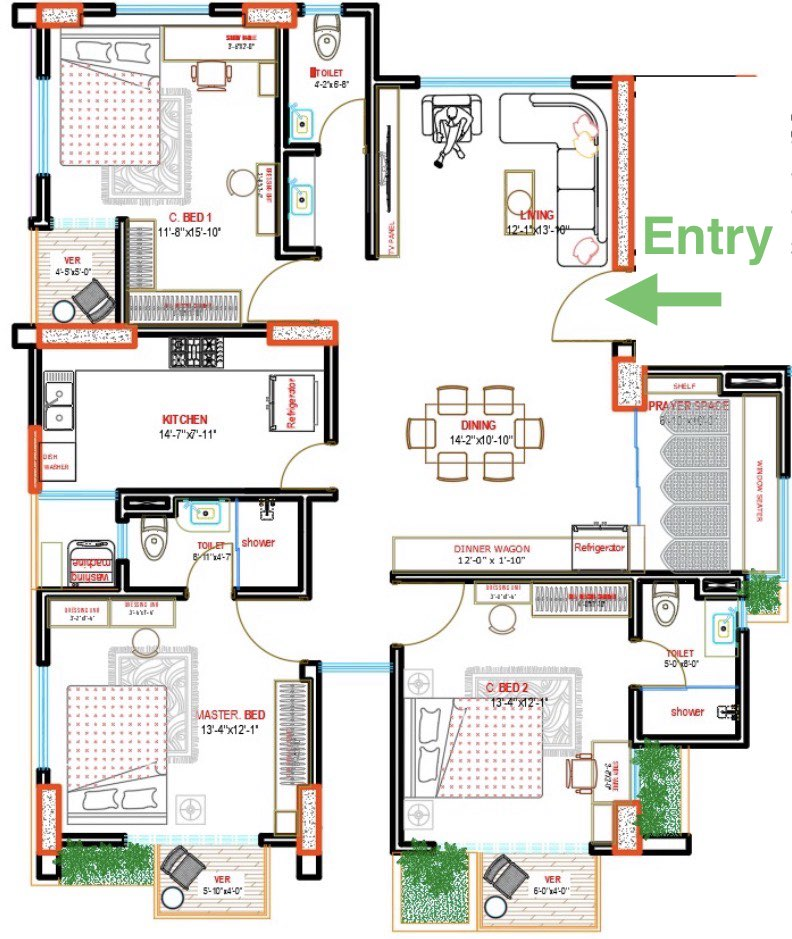
#> input picture linden/ref/floorplan.jpg, 792 x 939 px
$ python trace.py
#> lines starting #> are read from the running program, lines starting #| are printed output that depends on the picture
"""Trace of ref/floorplan.jpg -> plan.json (metres) + orange overlay for checking.

All geometry is entered in drawing pixels (x right, y down), read off the wall/glazing
masks with tools/probe.py. The pixel->metre scale is fitted by least squares to the room
dimensions printed on the sheet (clear inside-face distances).

Plan frame: +X east, +Y north, origin at the outer south-west corner of the master wing.
"""
import json, math, os, sys
from PIL import Image, ImageDraw

HERE = os.path.dirname(os.path.abspath(__file__))
ROOT = os.path.dirname(HERE)

def ft(f, i=0):
    return (f * 12 + i) * 0.0254

# ---------------------------------------------------------------- scale fit
# (label, printed metres, measured clear pixels, how measured)
DIMS = [
    ("C. Bed 1 E-W 11'-8\"",   ft(11, 8),  276 - 49,  "x 49..276"),
    ("C. Bed 1 N-S 15'-10\"",  ft(15, 10), 327 - 14,  "y 14..327"),
    ("Kitchen E-W 14'-7\"",    ft(14, 7),  324 - 42,  "x 42..324"),
    ("Kitchen N-S 7'-11\"",    ft(7, 11),  488 - 340, "y 340..488"),
    ("Master E-W 13'-4\"",     ft(13, 4),  308 - 49,  "x 49..308"),
    ("Master N-S 12'-1\"",     ft(12, 1),  833 - 598, "y 598..833"),
    ("C. Bed 2 N-S 13'-4\"",   ft(13, 4),  842 - 583, "y 583..842"),
    ("C. Bed 2 E-W 12'-1\"",   ft(12, 1),  629 - 402, "x 402..629"),
    ("Living E-W 12'-1\"",     ft(12, 1),  612 - 378, "x 378..612"),
    ("Dining E-W 14'-2\"",     ft(14, 2),  612 - 337, "x 337..612"),
    ("Toilet 1 E-W 4'-2\"",    ft(4, 2),   365 - 288, "x 288..365"),
    ("Toilet 1 N-S 6'-8\"",    ft(6, 8),   143 - 14,  "y 14..143"),
    ("C.Bed2 Ver 6'-0\"",      ft(6, 0),   601 - 478, "x 478..601"),
    ("Master Ver 5'-10\"",     ft(5, 10),  268 - 155, "x 155..268"),
]
S = sum(px * m for _, m, px, _ in DIMS) / sum(m * m for _, m, px, _ in DIMS)  # px per metre
X0, Y0 = 37, 852  # outer SW corner (px)

def P(x, y):
    return [round((x - X0) / S, 4), round((Y0 - y) / S, 4)]

# ---------------------------------------------------------------- heights (m)
WALL_H = 3.0
DOOR_H = 2.1
TYPES = {
    "window":       dict(sill=0.9, head=2.1),
    "high_window":  dict(sill=1.5, head=2.1),   # toilets
    "sliding_door": dict(sill=0.0, head=2.1),   # glazed doors to verandas
    "door":         dict(sill=0.0, head=DOOR_H),
    "entry_door":   dict(sill=0.0, head=2.2),
    "opening":      dict(sill=0.0, head=2.2),   # doorless archway
}

# ---------------------------------------------------------------- walls (px centre lines)
EXT, INT, THIN = 13, 12, 9
W = []          # (id, x0, y0, x1, y1, thickness_px, exterior)
def wall(i, a, b, t=INT, ext=False):
    W.append((i, a[0], a[1], b[0], b[1], t, ext))

# north edge
wall("N1_bed1_top",      (37, 8),    (302, 8),    10, True)
wall("N2_toilet_top",    (302, 8),   (378, 8),    10, True)
wall("N3_living_top",    (365, 82),  (632, 82),   EXT, True)
# C. Bed 1 / toilet / living west
wall("V1_bed1_west",     (43, 8),    (43, 229),   EXT, True)
wall("H1_bed1_ver",      (37, 222),  (126, 222),  EXT, True)
wall("V2_ver1_east",     (120, 222), (120, 333),  INT, True)
wall("V3_bed1_east",     (282, 8),   (282, 333),  EXT)
wall("H2_toilet_basin",  (282, 149), (365, 149),  INT)
wall("H3_basin_south",   (282, 252), (365, 252),  EXT)
wall("V4_tv_wall",       (371.5, 8), (371.5, 258), EXT)
# living east / entry / prayer
wall("V5_living_east",   (622, 76),  (622, 410),  20, True)
wall("H4_prayer_top",    (632, 370), (788, 370),  9, True)
wall("V6_prayer_east",   (784.5, 366), (784.5, 583), 10, True)
# kitchen
wall("H5_kitchen_top",   (37, 333),  (337, 333),  EXT)
wall("V7_kitchen_west",  (37, 327),  (37, 498),   EXT, True)
wall("V8_kitchen_east",  (331, 333), (331, 500),  EXT)
wall("H6_kitchen_south", (37, 494.5), (337, 494.5), EXT)
# master toilet / utility
wall("V9_mtoilet_west",  (121, 494), (121, 592),  EXT)
wall("H7_master_top",    (37, 592),  (318, 592),  INT)
wall("V10_master_east",  (312, 494), (312, 846),  EXT, True)
# master bed
wall("V11_master_west",  (43, 586),  (43, 846),   EXT, True)
wall("H8_master_south",  (37, 840),  (318, 840),  EXT, True)
# hall south / C. Bed 2
wall("H9_hall_south",    (390, 578.5), (788, 578.5), 10)
wall("V12_bed2_west",    (395.5, 573), (395.5, 851), 11, True)
wall("H10_bed2_south",   (390, 846), (641, 846),  EXT, True)
wall("V13_bed2_east",    (635, 573), (635, 851),  EXT, True)
wall("V14_toilet2_east", (741.5, 573), (741.5, 748), EXT, True)
wall("H11_toilet2_south",(629, 741), (748, 741),  EXT, True)

# ---------------------------------------------------------------- columns (px rects)
COLS = [(38, 2, 80, 25), (243, 2, 298, 25), (612, 76, 632, 268), (30, 321, 136, 347),
        (268, 321, 337, 345), (28, 425, 41, 490), (612, 340, 645, 410), (36, 783, 60, 852),
        (298, 783, 320, 852), (613, 800, 641, 852)]

# ---------------------------------------------------------------- openings (wall, a, b along wall, type, name)
O = [
    ("N1_bed1_top", 117, 207, "window", "C. Bed 1 north window"),
    ("N2_toilet_top", 305, 340, "high_window", "Toilet 1 window"),
    ("V1_bed1_west", 80, 172, "window", "C. Bed 1 west window"),
    ("H1_bed1_ver", 50, 116, "sliding_door", "C. Bed 1 veranda door"),
    ("V3_bed1_east", 262, 320, "door", "C. Bed 1 door"),
    ("H2_toilet_basin", 322, 363, "door", "Toilet 1 door"),
    ("H3_basin_south", 322, 365, "opening", "Basin area arch"),
    ("N3_living_top", 422, 569, "window", "Living window"),
    ("V5_living_east", 270, 340, "entry_door", "Entry door"),
    ("V6_prayer_east", 479, 572, "window", "Prayer window"),
    ("V8_kitchen_east", 446, 488, "door", "Kitchen door"),
    ("H6_kitchen_south", 44, 114, "sliding_door", "Kitchen utility door"),
    ("V9_mtoilet_west", 525, 557, "high_window", "Master toilet window"),
    ("H7_master_top", 188, 230, "door", "Master toilet door"),
    ("V10_master_east", 600, 658, "door", "Master door"),
    ("V11_master_west", 668, 767, "window", "Master west window"),
    ("H8_master_south", 130, 258, "sliding_door", "Master veranda door"),
    ("V12_bed2_west", 585, 643, "door", "C. Bed 2 door"),
    ("V12_bed2_west", 852, 852, None, None),  # placeholder removed below
    ("H10_bed2_south", 475, 588, "sliding_door", "C. Bed 2 veranda door (back doors)"),
    ("V13_bed2_east", 642, 684, "door", "Toilet 2 door"),
    ("V13_bed2_east", 765, 797, "window", "C. Bed 2 east window"),
    ("V14_toilet2_east", 600, 627, "high_window", "Toilet 2 window"),
]
O = [o for o in O if o[3]]

# door leaves, read from the swing arcs: hinge end (px y or x along the wall) and the
# plan direction the open leaf points (+x east, +y north)
SWING = {
    "Entry door": (340, (-1, 0)),
    "C. Bed 1 door": (262, (-1, 0)),
    "Toilet 1 door": (363, (0, 1)),
    "Kitchen door": (488, (-1, 0)),
    "Master toilet door": (188, (0, 1)),
    "Master door": (658, (-1, 0)),
    "C. Bed 2 door": (643, (1, 0)),
    "Toilet 2 door": (642, (1, 0)),
}

# hall south window sits in the gap between master and bed2 wings: model as a short wall
wall("H12_hall_window",  (318, 666), (390, 666), 10, True)
O.append(("H12_hall_window", 322, 389, "window", "Hall south window"))

# glass partitions (px centre lines)
GLASS = [("Prayer screen", (636, 410), (636, 573), 1.0, 2.4),
         ("Master shower glass", (237, 501), (237, 587), 0.0, 2.1),
         ("Toilet 2 shower glass", (641, 688), (736, 688), 0.0, 2.1)]

# ---------------------------------------------------------------- rooms (px polygons, inside faces)
R = [
    ("C. Bed 1", "bedroom", [(49, 14), (276, 14), (276, 327), (126, 327), (126, 228), (49, 228)]),
    ("Toilet 1", "bath", [(288, 14), (365, 14), (365, 143), (288, 143)]),
    ("Basin Area", "bath", [(288, 155), (365, 155), (365, 246), (288, 246)]),
    ("Living", "living", [(378, 88), (616, 88), (616, 340), (378, 340)]),
    ("Lobby", "living", [(288, 258), (378, 258), (378, 340), (337, 340), (337, 327), (288, 327)]),
    ("Dining", "dining", [(337, 340), (616, 340), (616, 410), (632, 410), (632, 573), (337, 573)]),
    ("Corridor", "dining", [(318, 573), (390, 573), (390, 661), (318, 661)]),
    ("Prayer Space", "prayer", [(640, 375), (779, 375), (779, 573), (640, 573)]),
    ("Kitchen", "kitchen", [(43, 340), (324, 340), (324, 488), (43, 488)]),
    ("Utility", "outdoor", [(40, 501), (115, 501), (115, 586), (40, 586)]),
    ("Master Toilet", "bath", [(128, 501), (305, 501), (305, 586), (128, 586)]),
    ("Master Bed", "bedroom", [(49, 598), (305, 598), (305, 833), (49, 833)]),
    ("C. Bed 2", "bedroom", [(402, 584), (628, 584), (628, 839), (402, 839)]),
    ("Toilet 2", "bath", [(642, 584), (735, 584), (735, 734), (642, 734)]),
    ("C. Bed 1 Veranda", "patio", [(40, 229), (114, 229), (114, 321), (40, 321)]),
    ("Master Veranda", "patio", [(155, 847), (268, 847), (268, 917), (155, 917)]),
    ("Patio (C. Bed 2 Veranda)", "patio", [(478, 853), (601, 853), (601, 929), (478, 929)]),
]
# full-height wall fins / returns drawn outside the main walls (px rects)
FINS = [(12, 3, 38, 14), (12, 323, 38, 345), (37, 852, 60, 880), (298, 852, 320, 880), (641, 842, 690, 853)]
# 1.0 m balustrades on verandas and the utility balcony (px polylines)
RAILS = [("Utility rail", [(37, 498), (37, 588)]),
         ("C. Bed 1 veranda rail", [(37, 229), (37, 322)]),
         ("Master veranda rail", [(155, 846), (155, 917), (268, 917), (268, 846)]),
         ("Patio rail", [(478, 853), (478, 929), (601, 929), (601, 853)])]
PLANTERS = [(60, 846, 152, 890), (396, 853, 478, 929), (641, 748, 690, 846), (742, 578, 786, 612)]

# ---------------------------------------------------------------- build plan.json
def wall_len(w):
    return math.hypot(w[3] - w[1], w[4] - w[2])

def build():
    walls = []
    wmap = {w[0]: w for w in W}
    for i, x0, y0, x1, y1, t, ext in W:
        walls.append({"id": i, "a": P(x0, y0), "b": P(x1, y1), "thickness": round(t / S, 3),
                      "height": WALL_H, "exterior": ext})
    openings = []
    for wid, a, b, typ, name in O:
        w = wmap[wid]
        horiz = abs(w[4] - w[2]) < abs(w[3] - w[1])
        if horiz:
            pa, pb = P(a, w[2]), P(b, w[2])
            s0 = (min(a, b) - min(w[1], w[3])) / S
        else:
            pa, pb = P(w[1], a), P(w[1], b)
            s0 = (min(a, b) - min(w[2], w[4])) / S
        # offset measured from the wall's start point "a"
        start_px = (w[1], w[2])
        d_a = math.hypot(pa[0] - P(*start_px)[0], pa[1] - P(*start_px)[1])
        d_b = math.hypot(pb[0] - P(*start_px)[0], pb[1] - P(*start_px)[1])
        h = TYPES[typ]
        extra = {}
        if name in SWING:
            hp, sw = SWING[name]
            extra = {"hinge": P(hp, w[2]) if horiz else P(w[1], hp), "swing": list(sw)}
        openings.append({**extra, "wall": wid, "type": typ, "name": name,
                         "a": pa, "b": pb,
                         "offset": round(min(d_a, d_b), 3), "width": round(abs(d_b - d_a), 3),
                         "sill": h["sill"], "height": round(h["head"] - h["sill"], 3)})
    plan = {
        "name": "Fennrow Homes - The Linden",
        "units": "metres",
        "frame": "+X east, +Y north, origin at outer SW corner; heights from finished floor",
        "source": "ref/floorplan.jpg",
        "scale": {"px_per_m": round(S, 3), "origin_px": [X0, Y0],
                  "fit": [{"dim": l, "printed_m": round(m, 3), "traced_m": round(px / S, 3),
                           "error_cm": round((px / S - m) * 100, 1)} for l, m, px, _ in DIMS]},
        "storey": {"floor_to_ceiling": WALL_H, "slab": 0.15},
        "walls": walls,
        "openings": openings,
        "glass_partitions": [{"name": n, "a": P(*a), "b": P(*b), "sill": s, "height": h} for n, a, b, s, h in GLASS],
        "columns": [{"min": P(x0, y1), "max": P(x1, y0)} for x0, y0, x1, y1 in COLS],
        "rooms": [{"name": n, "use": u, "polygon": [P(x, y) for x, y in poly],
                   "area_m2": round(abs(sum(P(*poly[i])[0] * P(*poly[i - 1])[1] - P(*poly[i - 1])[0] * P(*poly[i])[1]
                                             for i in range(len(poly)))) / 2, 2)} for n, u, poly in R],
        "fins": [{"min": P(x0, y1), "max": P(x1, y0)} for x0, y0, x1, y1 in FINS],
        "railings": [{"name": n, "points": [P(*q) for q in pts], "height": 1.0} for n, pts in RAILS],
        "planters": [{"min": P(x0, y1), "max": P(x1, y0)} for x0, y0, x1, y1 in PLANTERS],
    }
    return plan

def overlay(plan, out, scale=2):
#> called with out = 'linden/out/trace_overlay.png', scale = 2
    im = Image.open(os.path.join(ROOT, "ref/floorplan.jpg")).convert("RGB")
#> im is the input picture: PIL image 792x939 RGB; mean R, G, B 223.1, 221.7, 218.1
    im = im.resize((im.width * scale, im.height * scale), Image.LANCZOS)
#> im: PIL image 1584x1878 RGB
    im = Image.blend(im, Image.new("RGB", im.size, "white"), 0.35)
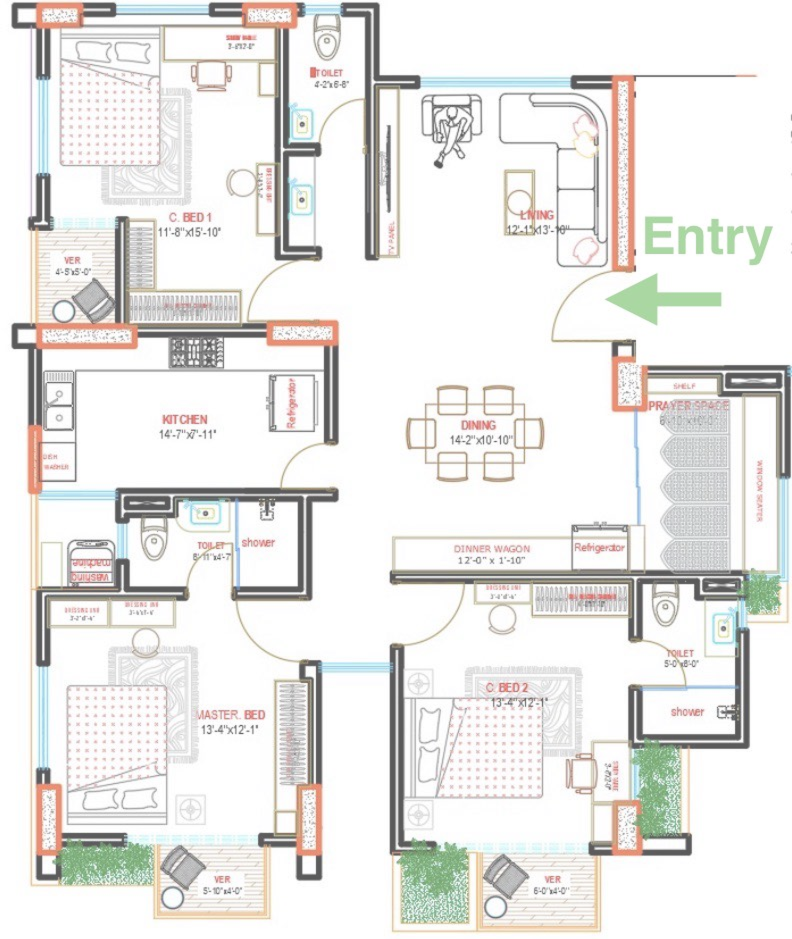
#> im: PIL image 1584x1878 RGB (shown at 1/2 size); mean R, G, B 234, 233.1, 230.8
    d = ImageDraw.Draw(im, "RGBA")
    def px(p):
        return ((p[0] * S + X0) * scale, (Y0 - p[1] * S) * scale)
    for r in plan["rooms"]:
        d.polygon([px(p) for p in r["polygon"]], fill=(255, 140, 0, 28), outline=(255, 140, 0, 160))
    for c in plan["columns"]:
        a, b = px(c["min"]), px(c["max"])
        d.rectangle([min(a[0], b[0]), min(a[1], b[1]), max(a[0], b[0]), max(a[1], b[1])], outline=(200, 60, 0, 255), width=2)
    for w in plan["walls"]:
        a, b = px(w["a"]), px(w["b"])
        t = w["thickness"] * S * scale
        dx, dy = b[0] - a[0], b[1] - a[1]
        L = math.hypot(dx, dy); nx, ny = -dy / L * t / 2, dx / L * t / 2
        d.polygon([(a[0] + nx, a[1] + ny), (b[0] + nx, b[1] + ny), (b[0] - nx, b[1] - ny), (a[0] - nx, a[1] - ny)],
                  fill=(255, 120, 0, 110), outline=(255, 100, 0, 255))
        d.line([a, b], fill=(255, 100, 0, 255), width=1)
    for c in plan["fins"]:
        a, b = px(c["min"]), px(c["max"])
        d.rectangle([min(a[0], b[0]), min(a[1], b[1]), max(a[0], b[0]), max(a[1], b[1])], fill=(255, 120, 0, 110), outline=(255, 100, 0, 255))
    for c in plan["planters"]:
        a, b = px(c["min"]), px(c["max"])
        d.rectangle([min(a[0], b[0]), min(a[1], b[1]), max(a[0], b[0]), max(a[1], b[1])], outline=(255, 140, 0, 255), width=2)
    for r in plan["railings"]:
        d.line([px(q) for q in r["points"]], fill=(255, 140, 0, 255), width=3)
    for o in plan["openings"]:
        a, b = px(o["a"]), px(o["b"])
        col = {"window": (0, 120, 255), "high_window": (0, 200, 255), "sliding_door": (0, 170, 90)}.get(o["type"], (200, 0, 160))
        d.line([a, b], fill=col + (255,), width=6)
    for g in plan["glass_partitions"]:
        d.line([px(g["a"]), px(g["b"])], fill=(0, 200, 255, 255), width=3)
    for r in plan["rooms"]:
        xs = [px(p)[0] for p in r["polygon"]]; ys = [px(p)[1] for p in r["polygon"]]
        d.text((sum(xs) / len(xs) - 20, sum(ys) / len(ys) + 18), f'{r["name"]}\n{r["area_m2"]} m2', fill=(160, 60, 0, 255))
#> this loop made 17 passes
#> (xs, ys) on passes 1 to 10: ([98, 552, 552, 252, 252, 98], [28, 28, 654, 654, 456, 456]), ([576, 730, 730, 576], [28, 28, 286, 286]), ([576, 730, 730, 576], [310, 310, 492, 492]), ([756, 1232, 1232, 756], [176, 176, 680, 680]), ([576, 756, 756, 674, 674, 576], [516, 516, 680, 680, 654, 654]), ([674, 1232, 1232, 1264, 1264, 674], [680, 680, 820, 820, 1146, 1146]), ([636, 780, 780, 636], [1146, 1146, 1322, 1322]), ([1280, 1558, 1558, 1280], [750, 750, 1146, 1146]), ([86, 648, 648, 86], [680, 680, 976, 976]), ([80.01, 230, 230, 80.01], [1002, 1002, 1172, 1172])
    im.save(out)
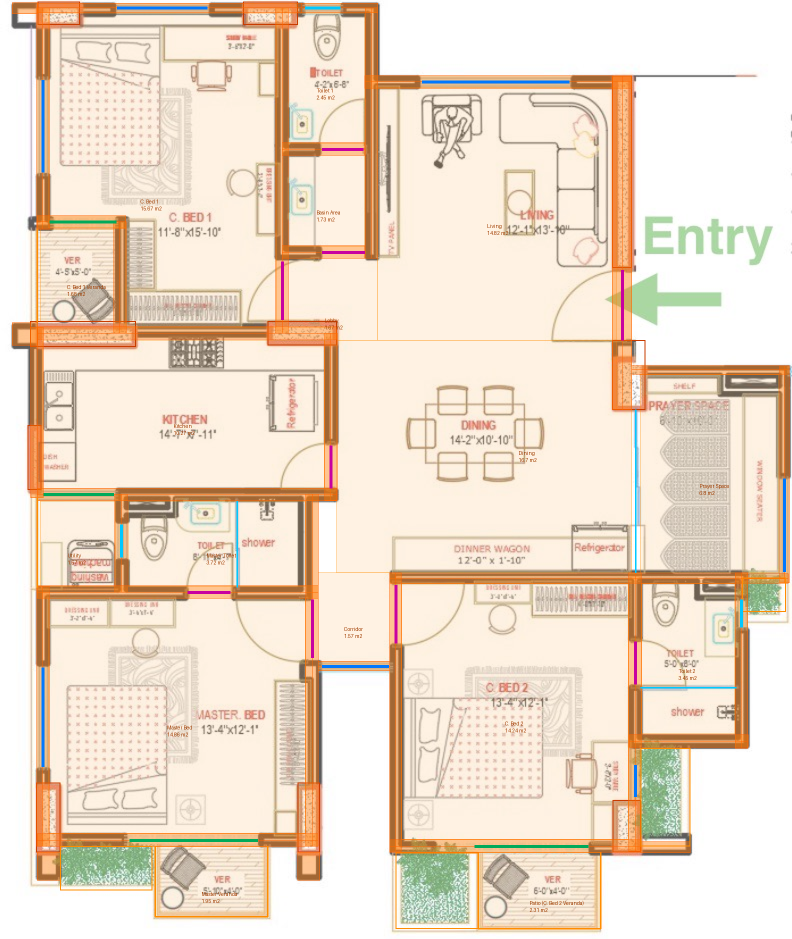
#> saved as trace_overlay.png: PIL image 1584x1878 RGB (shown at 1/2 size); mean R, G, B 238.2, 222, 204.4

if __name__ == "__main__":
    plan = build()
    with open(os.path.join(ROOT, "plan.json"), "w") as f:
        json.dump(plan, f, indent=1)
    overlay(plan, sys.argv[1] if len(sys.argv) > 1 else os.path.join(ROOT, "out/trace_overlay.png"))
    print(f"scale {S:.2f} px/m; walls {len(plan['walls'])}, openings {len(plan['openings'])}, rooms {len(plan['rooms'])}")
    for f_ in plan["scale"]["fit"]:
        print(f"  {f_['dim']:<24} printed {f_['printed_m']:.3f}  traced {f_['traced_m']:.3f}  {f_['error_cm']:+.1f} cm")
